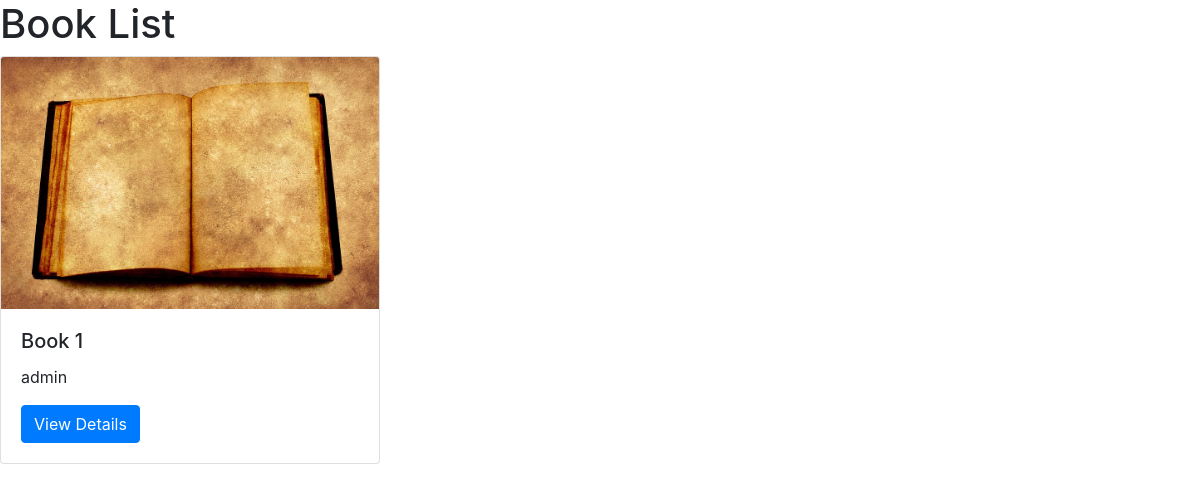
The app's page /rental/book_list (signed in) with its own data.
### rental/models.py (models this page shows, shortened)
class Book(models.Model):
    title = models.CharField(max_length=200)
    author = models.CharField(max_length=100)
    description = models.TextField()
    image = models.ImageField(upload_to='media/', blank=True, null=True)

### rental/views.py (the view)
# urls.py: path('book_list', views.book_list, name='book_list'),
@login_required
def book_list(request):
    books = Book.objects.all()
    return render(request, 'rental/book_list.html', {'books': books})

### rental/templates/rental/book_list.html
{% extends 'base.html' %}
{% block content %}
    <h1>Book List</h1>
    <div class="row">
        {% for book in books %}
            <div class="col-md-4 mb-4">
                <div class="card">
                    {% if book.image %}
                        <img class="card-img-top" src="{{ book.image.url }}" alt="{{ book.title }}">
                    {% else %}
                        <div class="card-img-top-placeholder"></div>
                    {% endif %}
                    <div class="card-body">
                        <h5 class="card-title">{{ book.title }}</h5>
                        <p class="card-text">{{ book.author }}</p>
                        <a href="{% url 'book_detail' pk=book.pk %}" class="btn btn-primary">View Details</a>
                    </div>
                </div>
            </div>
        {% endfor %}
    </div>
{% endblock %}

### records on screen
Book: image (picture), title "Book 1", author "admin"
